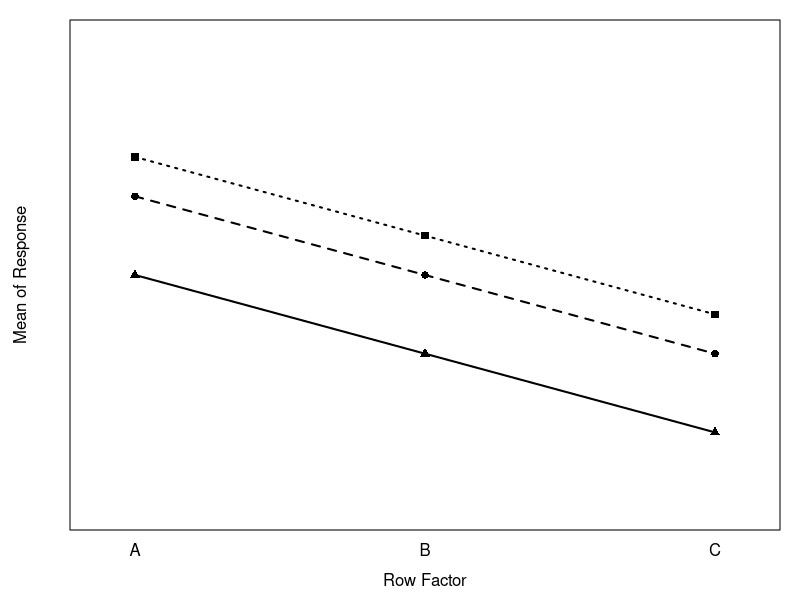
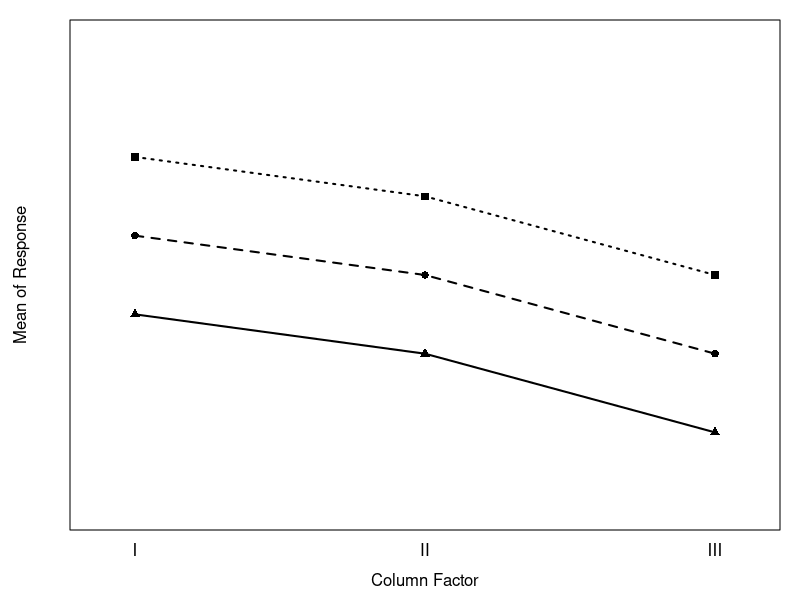
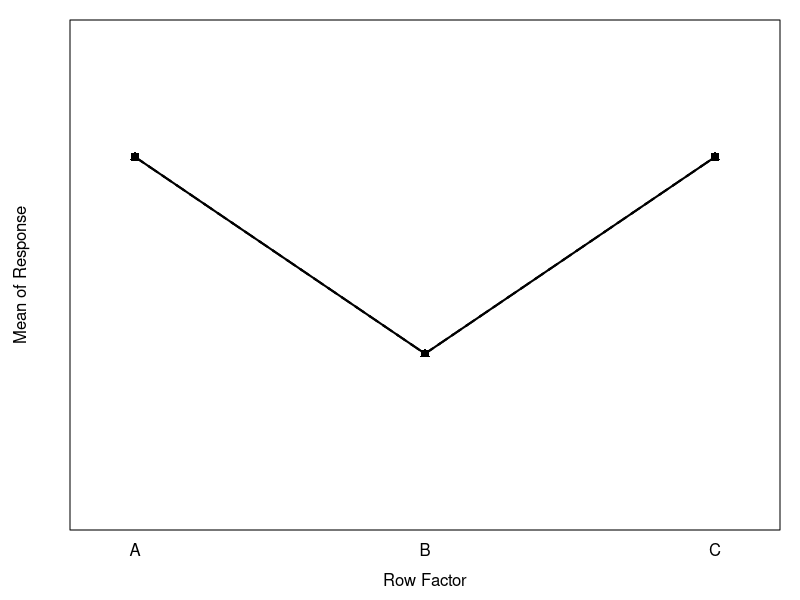
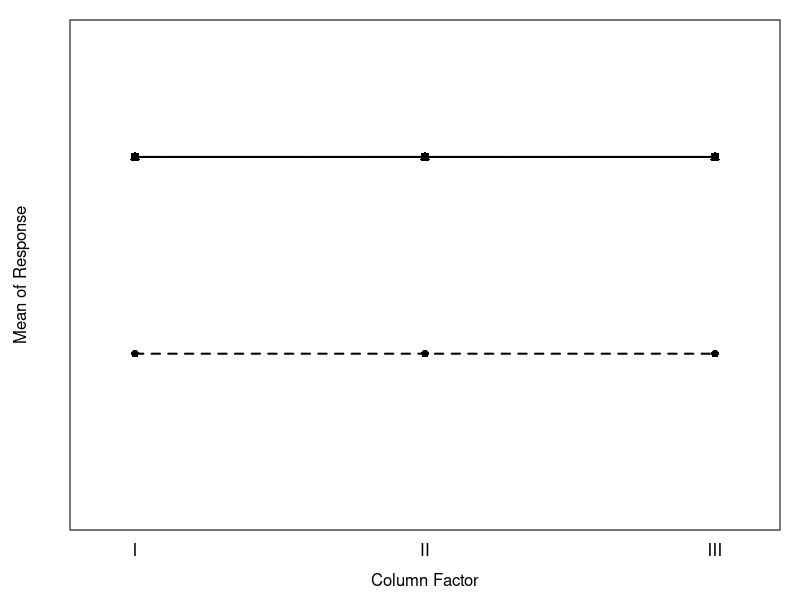
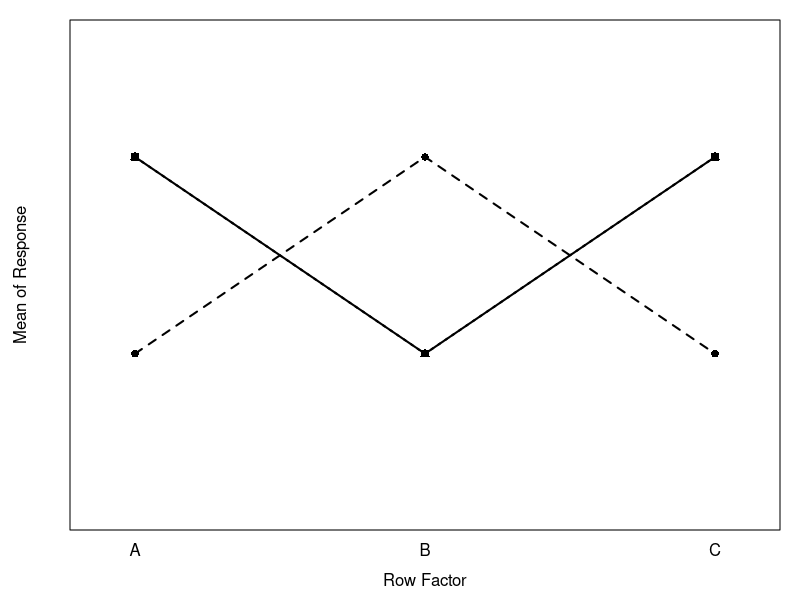
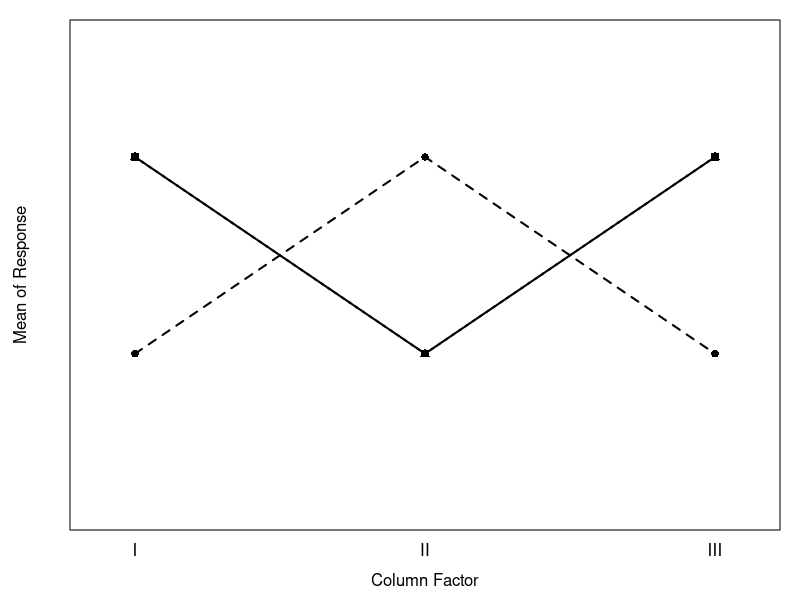

The R source for these figures, in order:
## ---- chunk 1
rf <- rep(c("A","B","C"),times=3)
cf <- rep(c("I","II","III"),each=3)
r1 <- c(3.5,2.5,1.5,3,2,1,2,1,0)
r2 <- rep(c(3.5,1,3.5),times=3)
r3 <- c(3.5,1,3.5,1,3.5,1,3.5,1,3.5)
ylbl <- "Mean of Response"
rlbl <- "Row Factor"
clbl <- "Column Factor"
ylmt <- c(-1,5)
pchs <- 15:17
## ---- chunk 2
par(mar=c(3.5,3.5,1,1), mgp=c(2,0.5,0),las=1,tcl=-0.2,yaxt="n")
interaction.plot(rf,cf,r1,type="o",pch=pchs,lwd=2,legend=FALSE,
                 ylab=ylbl,xlab=rlbl,ylim=ylmt)
interaction.plot(cf,rf,r1,type="o",pch=pchs,lwd=2,legend=FALSE,
                 ylab=ylbl,xlab=clbl,ylim=ylmt)
## ---- chunk 3
par(mar=c(3.5,3.5,1,1), mgp=c(2,0.5,0),las=1,tcl=-0.2,yaxt="n")
interaction.plot(rf,cf,r2,type="o",pch=pchs,lwd=2,legend=FALSE,
                 ylab=ylbl,xlab=rlbl,ylim=ylmt)
interaction.plot(cf,rf,r2,type="o",pch=pchs,lwd=2,legend=FALSE,
                 ylab=ylbl,xlab=clbl,ylim=ylmt)
## ---- chunk 4
par(mar=c(3.5,3.5,1,1), mgp=c(2,0.5,0),las=1,tcl=-0.2,yaxt="n")
interaction.plot(rf,cf,r3,type="o",pch=pchs,lwd=2,legend=FALSE,
                 ylab=ylbl,xlab=rlbl,ylim=ylmt)
interaction.plot(cf,rf,r3,type="o",pch=pchs,lwd=2,legend=FALSE,
                 ylab=ylbl,xlab=clbl,ylim=ylmt)
